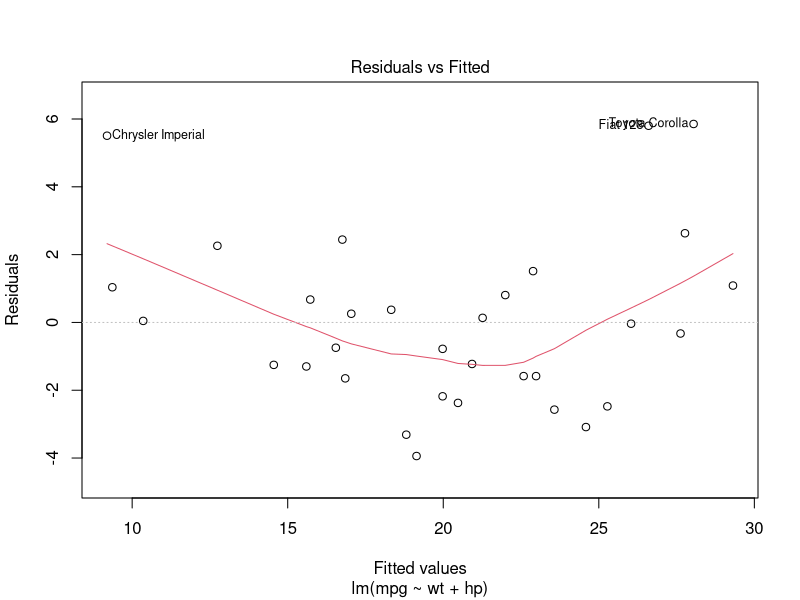
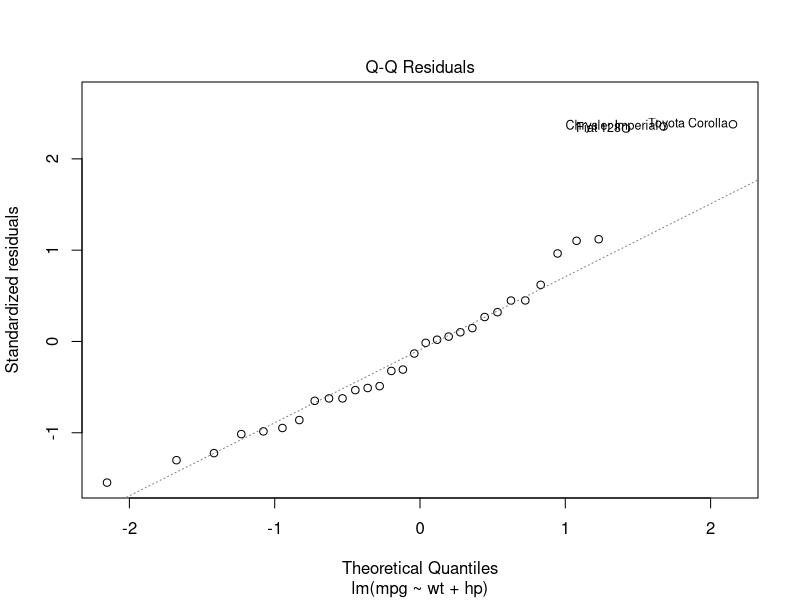
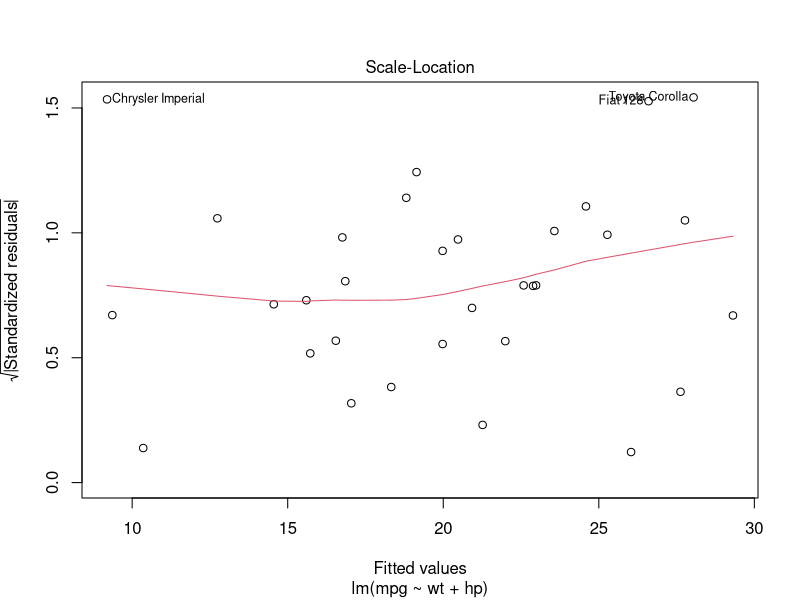
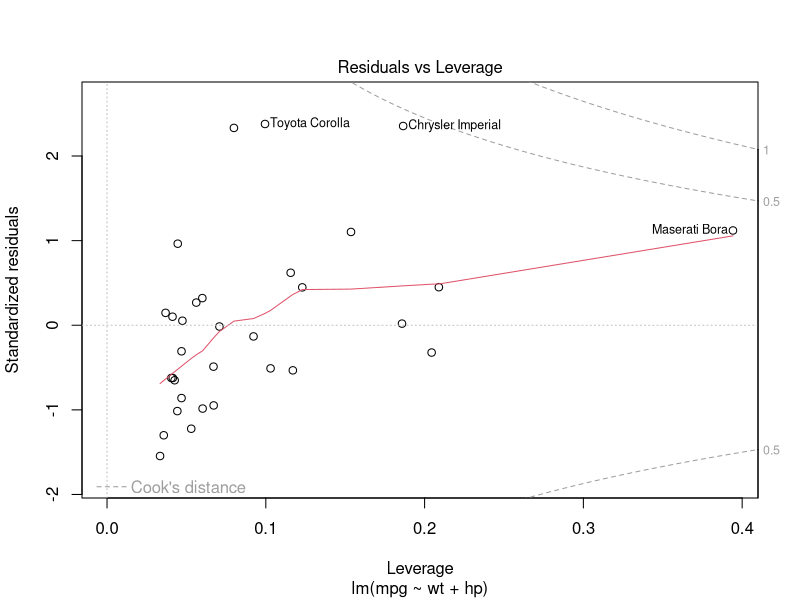
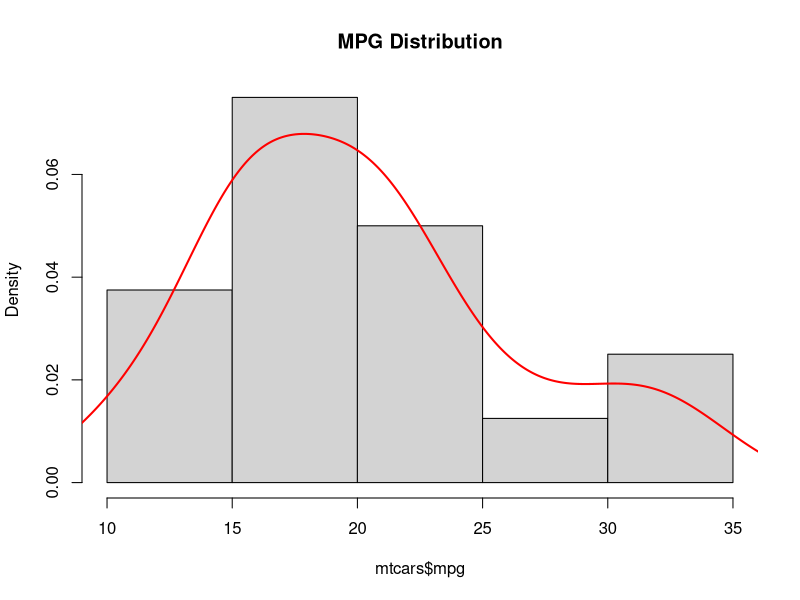

Write the R code that produced these figures, in order.
# ============================================================
# 10_statistics.R
# R Basics - Statistical Analysis
# Author: Amr Eleraqi | github.com/aeleraqi
# ============================================================

# ── DESCRIPTIVE STATISTICS ────────────────────────────────────
data(mtcars)
x <- mtcars$mpg

mean(x)       # Arithmetic mean
median(x)     # Median
sd(x)         # Standard deviation
var(x)        # Variance
range(x)      # Min and max
quantile(x)   # 0% 25% 50% 75% 100%
quantile(x, 0.90)  # 90th percentile
IQR(x)        # Interquartile range
summary(x)    # Full summary

# Mode (R has no built-in mode())
mode_r <- function(v) {
  uniqv <- unique(v)
  uniqv[which.max(tabulate(match(v, uniqv)))]
}
mode_r(c(1,2,2,3,3,3,4))  # 3

# ── CORRELATION ───────────────────────────────────────────────
cor(mtcars$mpg, mtcars$wt)    # Pearson correlation
cor(mtcars$mpg, mtcars$wt, method="spearman")  # Spearman

cor(mtcars[, c("mpg","wt","hp","cyl")])  # Correlation matrix

# Significance test
cor.test(mtcars$mpg, mtcars$wt)
# Shows: t, df, p-value, 95% CI, correlation estimate

# ── T-TESTS ───────────────────────────────────────────────────
# One-sample t-test: Is mean mpg different from 20?
t.test(mtcars$mpg, mu=20)

# Two-sample t-test: Auto vs Manual transmission
auto   <- mtcars$mpg[mtcars$am == 0]
manual <- mtcars$mpg[mtcars$am == 1]
t.test(auto, manual)
# Conclusion: manual cars have significantly higher MPG

# Paired t-test
before <- c(80, 82, 85, 79, 88)
after  <- c(75, 78, 80, 76, 84)
t.test(before, after, paired=TRUE)

# ── ANOVA — Compare 3+ groups ────────────────────────────────
# Does MPG differ by cylinder count?
aov_result <- aov(mpg ~ factor(cyl), data=mtcars)
summary(aov_result)
# If p < 0.05, at least one group differs significantly

# Post-hoc: Which groups differ?
TukeyHSD(aov_result)

# ── CHI-SQUARE TEST ────────────────────────────────────────────
# Test if two categorical variables are independent
chisq.test(table(mtcars$cyl, mtcars$am))

# ── LINEAR REGRESSION ─────────────────────────────────────────
model <- lm(mpg ~ wt + hp, data=mtcars)
summary(model)
# Shows: coefficients, R-squared, F-statistic, p-values

# Predictions
predict(model, newdata=data.frame(wt=3.0, hp=150))

# Residuals
residuals(model)
plot(model)   # Diagnostic plots

# ── MULTIPLE REGRESSION ───────────────────────────────────────
full_model <- lm(mpg ~ wt + hp + cyl + am, data=mtcars)
summary(full_model)

# Model comparison
anova(model, full_model)

# ── NORMALITY TESTS ───────────────────────────────────────────
shapiro.test(mtcars$mpg)   # Shapiro-Wilk test
# p > 0.05 → fail to reject normality

hist(mtcars$mpg, prob=TRUE, main="MPG Distribution")
lines(density(mtcars$mpg), col="red", lwd=2)
